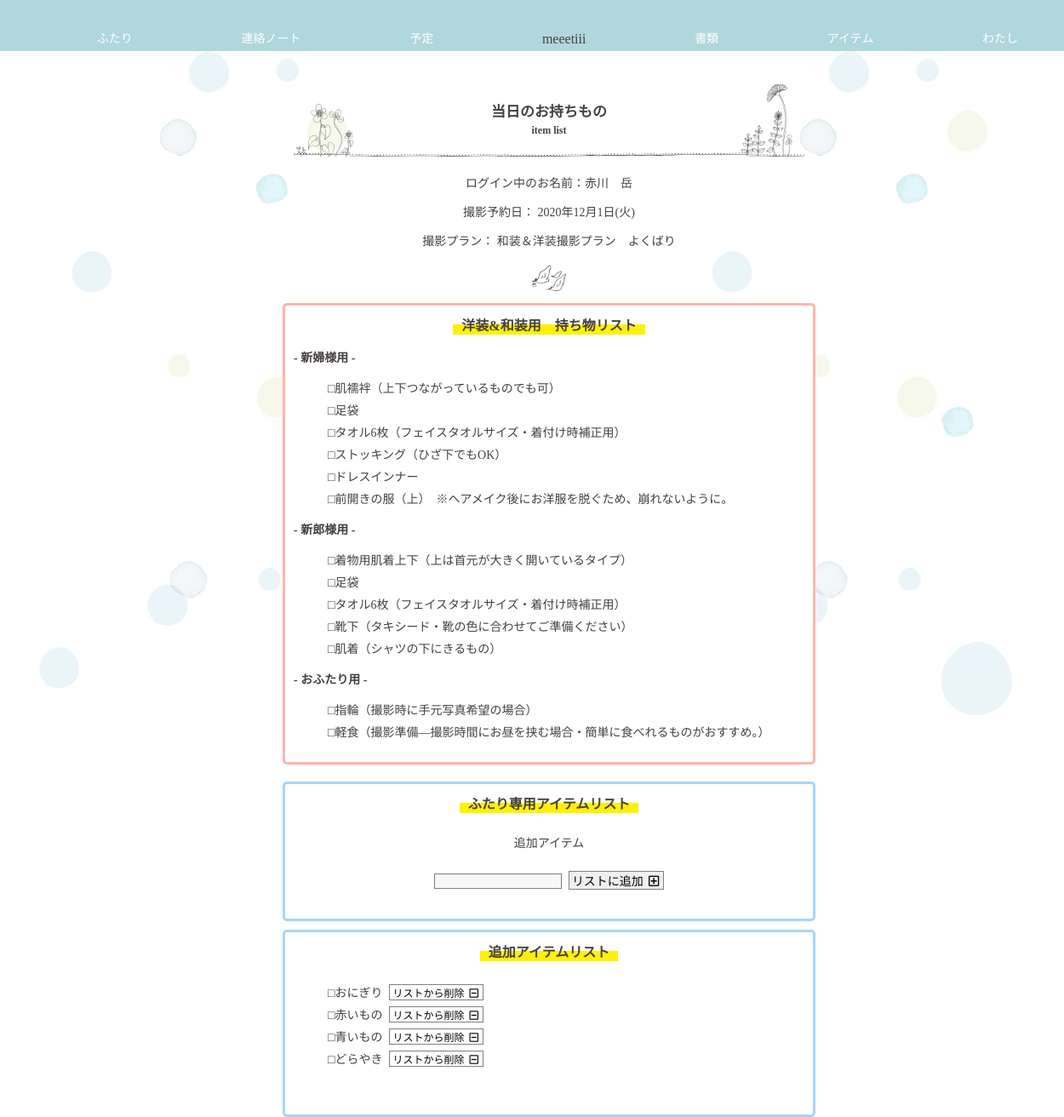
The app's page /customer/c_itemlist.php (signed in), older data.
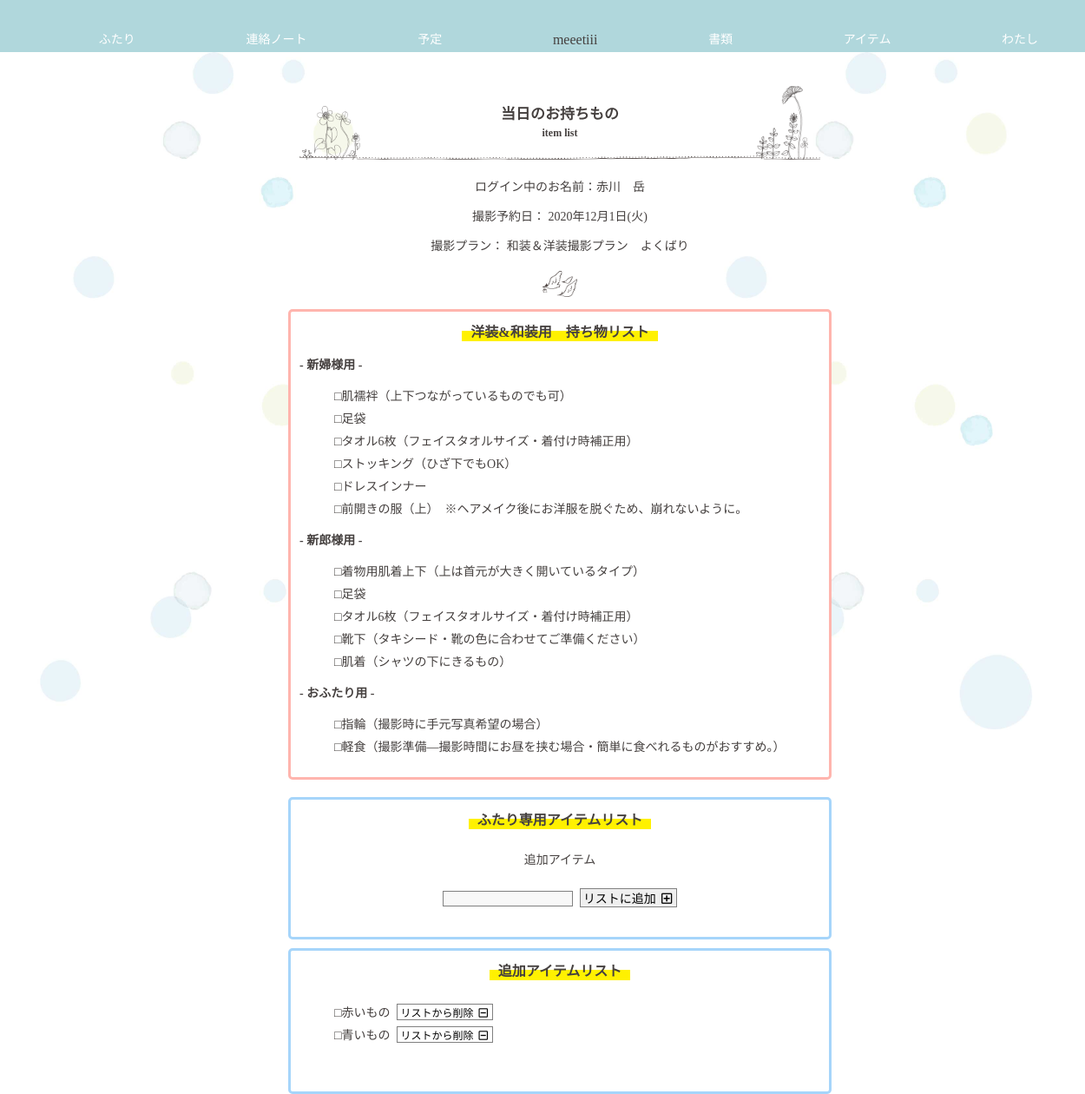
The same page, newer data.
### tables this page shows
CREATE TABLE `list` (
  `list_id` int(11) NOT NULL,
  `c_group_id` int(11) NOT NULL,
  `list_item` varchar(64) NOT NULL
);

### class/meeting.class.php (called while the page is built, shortened)
<?php
class Meeting{
	public $pdo;
	public function __construct(){
		$host  = "localhost";
		$dbname= "meeting_app";
		$dbuser= "root";
		$dbpass= "";
		$dsn = "mysql:host={$host};dbname={$dbname};charset=utf8";
		$this->pdo = new PDO($dsn,$dbuser,$dbpass);
	}
	public function getItemListByGId($c_group_id) {
		$sql ="SELECT * FROM list WHERE c_group_id=:c_group_id";
		$stmt=$this->pdo->prepare($sql);
		$stmt->bindValue(":c_group_id",$c_group_id,PDO::PARAM_INT);
		$stmt->execute();
		$row =$stmt->fetchAll(PDO::FETCH_ASSOC);
		return $row;
	}
	public function getGroomBrideGrouopByGId($c_group_id) {
		$sql  ="SELECT groom.c_name AS g_name,bride.c_name AS b_name,groom.c_id AS g_id,bride.c_id AS b_id, ";
		$sql .="groom.c_myphoto AS g_myphoto,bride.c_myphoto AS b_myphoto, ";
		$sql .="reserve_day,reserve_time,estimate,invoce,payment,d_product,new_zip,new_address,p_name,plans.p_id ";
		$sql .="FROM customers AS groom,customers AS bride,c_groups,plans ";
		$sql .="WHERE c_groups.c_group_id=groom.c_group_id ";
		$sql .="AND c_groups.c_group_id=bride.c_group_id ";
		$sql .="AND c_groups.p_id=plans.p_id ";
		$sql .="AND groom.c_gender=0 AND bride.c_gender=1 ";
		$sql .="AND c_groups.c_group_id=:c_group_id";
		$stmt = $this->pdo->prepare($sql);
		$stmt->bindValue(":c_group_id",$c_group_id,PDO::PARAM_INT);
		$stmt->execute();
		$row = $stmt->fetch(PDO::FETCH_ASSOC);
		return $row;
	}
}
?>

### customer/c_itemlist.php (the view, shortened to what this page needs)
<?php
function h($str) {
	return htmlspecialchars($str,ENT_QUOTES);
}
require_once("../class/meeting.class.php");
$obj= new Meeting();
$list_data=$obj->getItemListByGId($_SESSION["c_group_id"]);
$reserve_day = $_SESSION["reserve_day"];
$week = ["日","月","火","水","木","金","土"];
$hi = date('w', strtotime($reserve_day));
$youbi = $week[$hi];
$rd =  date('Y年n月j日', strtotime($reserve_day))."(".$youbi.")";
$r = $obj->getGroomBrideGrouopByGId($_SESSION["c_group_id"]);
?>
<?php require_once("header_for_customer.php"); ?>
		<main>
			<div id="title_wrapper">
				<h1>当日のお持ちもの<br><span class="font_mini_no_padding">item list</span></h1>
			</div>
			<section>
				<p>ログイン中のお名前：<?php echo h($_SESSION["c_name"]); ?></p>
				<p>撮影予約日： <?php echo h($rd);	?> </p>
				<p class="m_bottom_35">撮影プラン： <?php echo h($r["p_name"]);	?> </p>
			</section>
			<section>
				<img src="../image/photoplan-icon01.png" class="fuwafuwa4">
				<div class="itemlist_cos">
					<?php if($_SESSION["p_wear"]=="both"): ?>
					<h2>洋装&和装用　持ち物リスト</h2>
					<div>
						<p class="itemlist_title">- 新婦様用 -</p>
						<ul>
							<li>□肌襦袢（上下つながっているものでも可）</li>
							<li>□足袋</li>
							<li>□タオル6枚（フェイスタオルサイズ・着付け時補正用）</li>
							<li>□ストッキング（ひざ下でもOK）</li>
							<li>□ドレスインナー</li>
							<li>□前開きの服（上）　※ヘアメイク後にお洋服を脱ぐため、崩れないように。</li>
						</ul>
					</div>
					<div>
						<p class="itemlist_title">- 新郎様用 -</p>
						<ul>
							<li>□着物用肌着上下（上は首元が大きく開いているタイプ）</li>
							<li>□足袋</li>
							<li>□タオル6枚（フェイスタオルサイズ・着付け時補正用）</li>
							<li>□靴下（タキシード・靴の色に合わせてご準備ください）</li>
							<li>□肌着（シャツの下にきるもの）</li>
						</ul>
					</div>
					<?php endif; ?>
					<div>
						<p class="itemlist_title">- おふたり用 -</p>
						<ul>
							<li>□指輪（撮影時に手元写真希望の場合）</li>
							<li>□軽食（撮影準備―撮影時間にお昼を挟む場合・簡単に食べれるものがおすすめ。）</li>
						</ul>
					</div>
			</section>
			<section class="second toukou">
				<h2>ふたり専用アイテムリスト</h2>
				<form action="exec_listitem_add.php" method="post">
					<p>追加アイテム</p>
					<p><input type="text" name="list_item" id="list_item"><button class="add_list_btn" type="submit" value="リストに追加">リストに追加<i class="far fa-plus-square"></i></button></p>
				</form>
			</section>
			<section class="itemllist_sub">
				<h2>追加アイテムリスト</h2>
				<ul class="list_noborder row2">
				<?php foreach($list_data as $item): ?>
					<form action="exec_delete_item.php" method="post" class="del" id="<?php echo 'form'.$item['list_id']; ?>">
						<li class="each_item">□<?php echo h($item["list_item"]); ?><button class="del_btn" type="submit" value="削除する">リストから削除<i class="far fa-minus-square"></i></button>
						</li>
					</form>
				<?php endforeach; ?>
				</ul>
			</section>
		</main>
<?php include("footer_for_customerpage.php"); ?>

Row changes from the older to the newer data that the page shows:
removed list: list_item "おにぎり"
removed list: list_item "どらやき"
